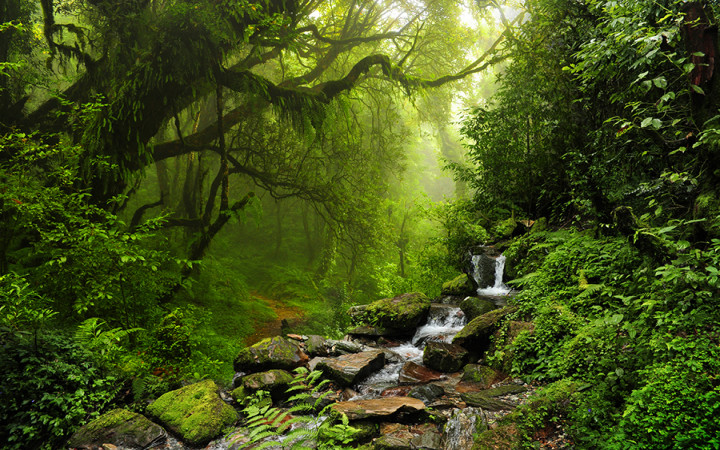
#> input picture jungle.jpg, 720 x 450 px
$ jupyter execute --allow-errors kernel_convolution_bokeh.ipynb
#> lines starting #> are read from the running program, lines starting #| are printed output that depends on the picture
[cell 1]
import numpy as np

import matplotlib.pyplot as plt
import seaborn as sns; sns.set(); sns.set_style('dark')

import cv2

[cell 2]
def rgb(img):
    return cv2.cvtColor(img, cv2.COLOR_BGR2RGB)

def bgr(img):
    return cv2.cvtColor(img, cv2.COLOR_RGB2BGR)

def gray(img):
    return cv2.cvtColor(img, cv2.COLOR_RGB2GRAY)

def disp(img, title='', s=8, vmin=None, vmax=None):
    plt.figure(figsize=(s,s))
    plt.axis('off')
    if vmin is not None and vmax is not None:
        plt.imshow(img, cmap='gray', vmin=vmin, vmax=vmax)
    else:
        plt.imshow(img, cmap='gray')
    plt.title(title)
    plt.show()

def uint8ify(img):
    img -= img.min()
    img /= img.max()
    img *= 255
    return np.uint8(img)

def overlay(a,b):
    # a and b should be float images and between 0-1

    mask = a >= 0.5 # generate boolean mask of everywhere a > 0.5
    ab = np.zeros_like(a) # generate an output container for the blended image

    # now do the blending
    ab[~mask] = (2*a*b)[~mask] # 2ab everywhere a<0.5
    ab[mask] = (1-2*(1-a)*(1-b))[mask] # else this

    return ab

def before_after(img_a, img_b, name='', vmin=None, vmax=None, effect_name='Processed'):
    fig, axs = plt.subplots(1,2, constrained_layout=True, figsize=(10,4))
    axs[0].axis('off')
    axs[1].axis('off')
    axs[0].set_title(f'{name} Original')
    axs[1].set_title(f'{name} {effect_name}')
    if vmin is not None and vmax is not None:
        axs[0].imshow(img_a, cmap='gray', vmin=vmin, vmax=vmax)
        axs[1].imshow(img_b, cmap='gray', vmin=vmin, vmax=vmax)
    else:
        axs[0].imshow(img_a, cmap='gray')
        axs[1].imshow(img_b, cmap='gray')
    plt.show()

[cell 3]
bg = cv2.imread("jungle.jpg", -1).astype(np.float32)
kernel = cv2.imread("kernel.png", 0)
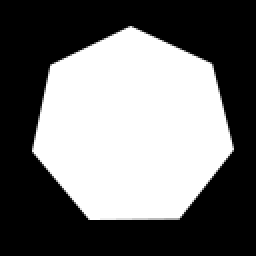
#> input picture kernel.png, 128 x 128 px (shown 2 times larger)
#> kernel is the input picture: shape (128, 128); min 0, max 255, mean 112.4

bg = cv2.cvtColor(bg, cv2.COLOR_BGR2GRAY)
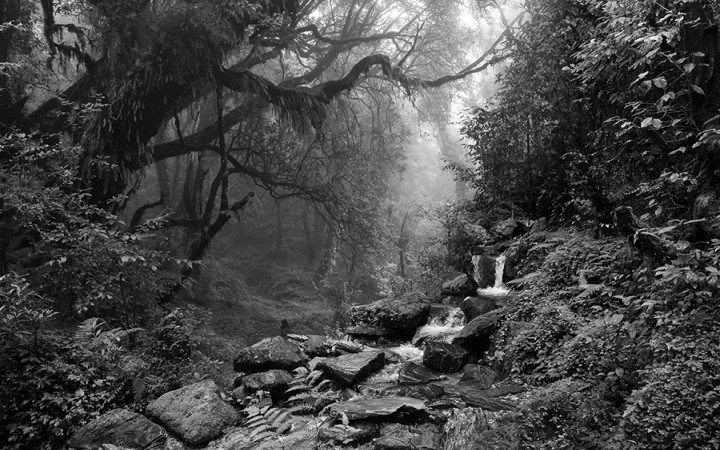
#> bg: shape (450, 720) float32; min 0, max 255, mean 71.2
disp(bg**0.65)
#> in disp, `plt.show()`:
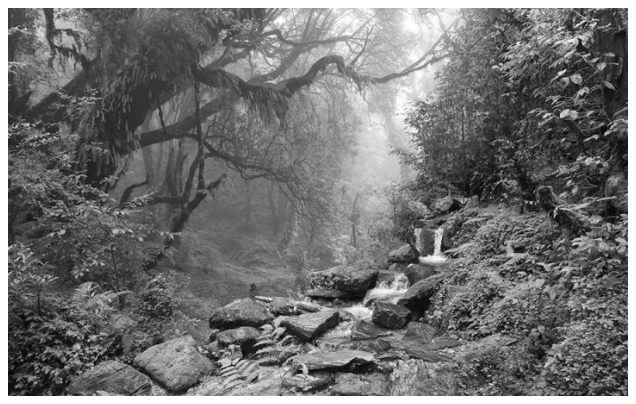
#> figure drawn by matplotlib, 1 panel
bg.shape
#> Out = (450, 720)
#> the sliders are set to r = 2.55

[cell 4]
from ipywidgets import interact

@interact(r=(0.1,5,0.01))
def do(r=1.0):
#> called with r = 2.55
    h, w = kernel.shape
#> h = 128; w = 128
    kernel_resized = cv2.resize(kernel, (int(h*r), int(w*r)))
    filtered = cv2.filter2D(bg**0.9, -1, kernel_resized)
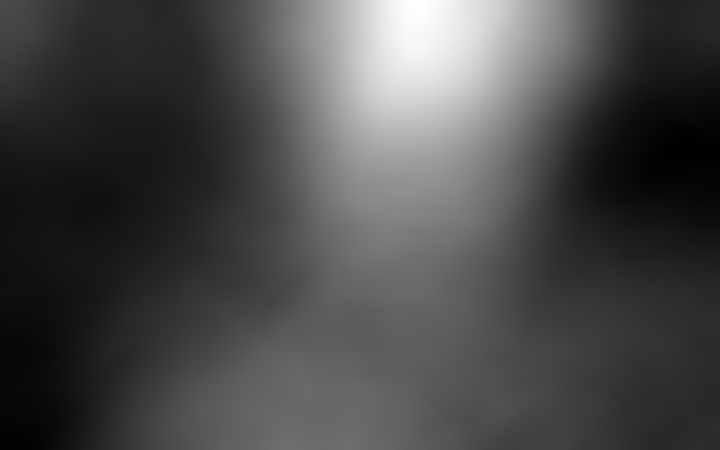
#> filtered: shape (450, 720) float32; min 307566752, max 1.12e+09, mean 543076928; drawn with min black and max white
    disp(filtered, s=10)
    print(kernel_resized.shape)
#| (326, 326)
